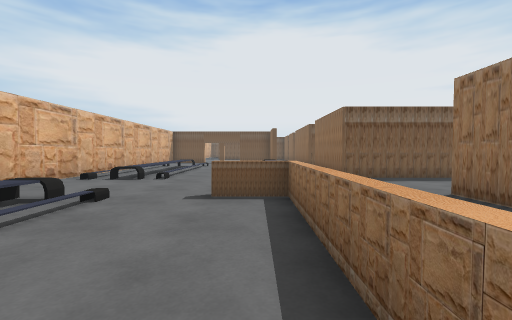
[1] (above)

24 first-person views from a walk through a scene from a Unity 3-D project. The camera is 1.2 m above the floor, tilts 2° down and sees 90° across. The floor is counted in squares, 1.53 m on a side. Each view is taken from the middle of a square. On the plan, view 1 faces up. The plan holds only what a view shows up to about 10 squares ahead; the rest is blank. The place goes on beyond the plan. The player character is not drawn. Some surface patterns are stand-ins.

[2]
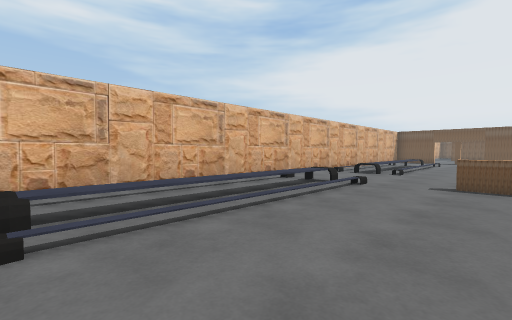

[3]
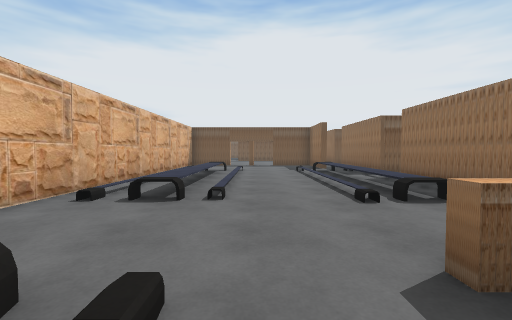

[4]
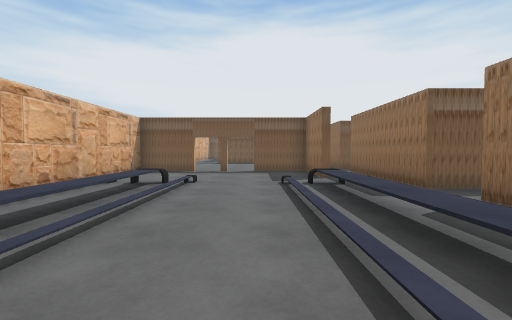

[5]
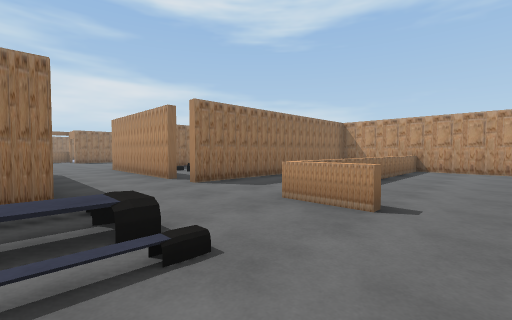

[6]
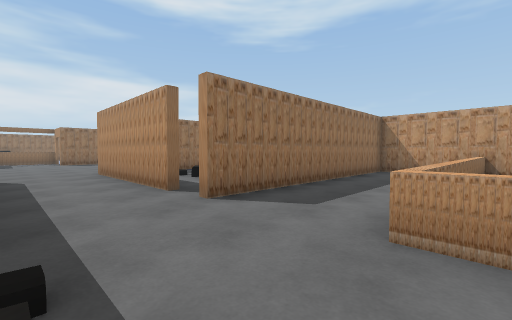

[7]
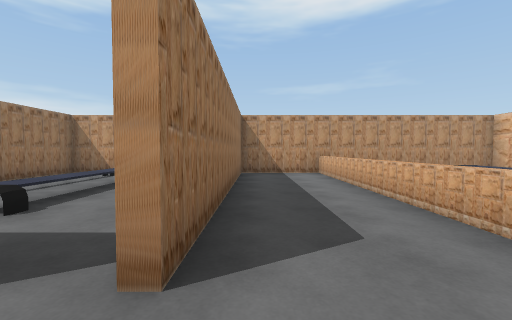

[8]
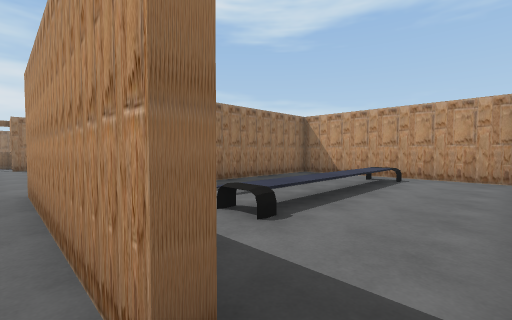

[9]
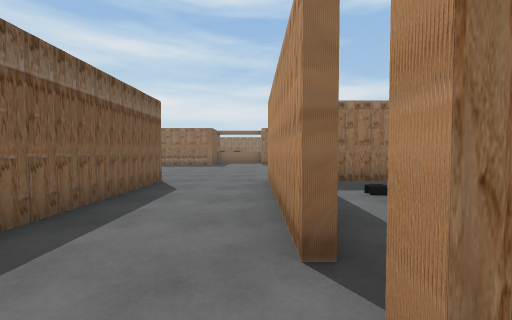

[10]
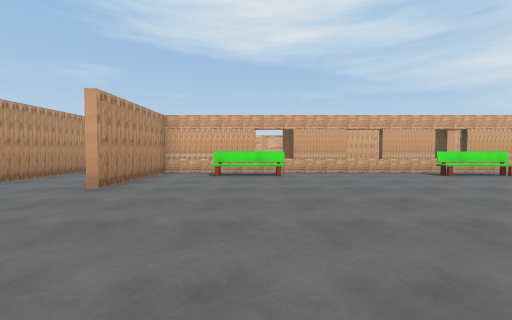

[11]
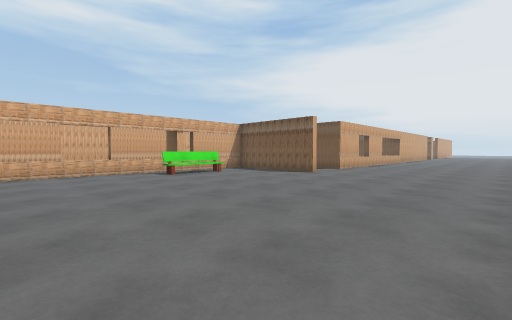

[12]
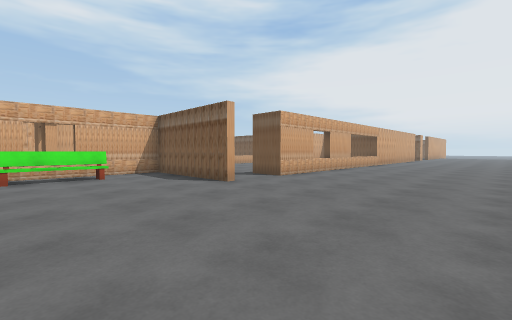

[13]
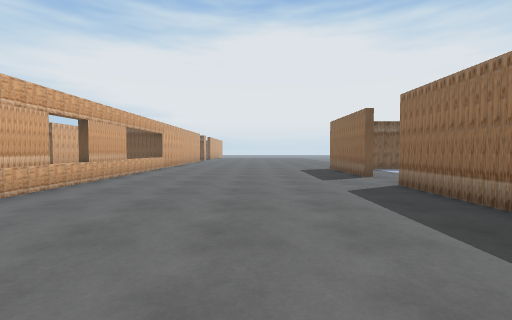

[14]
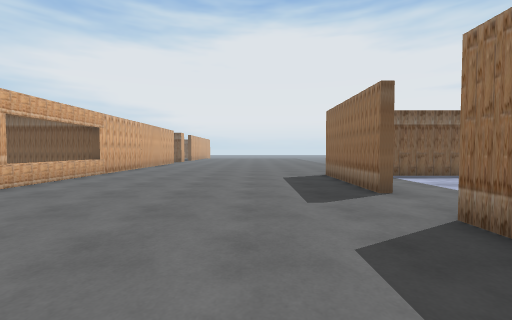

[15]
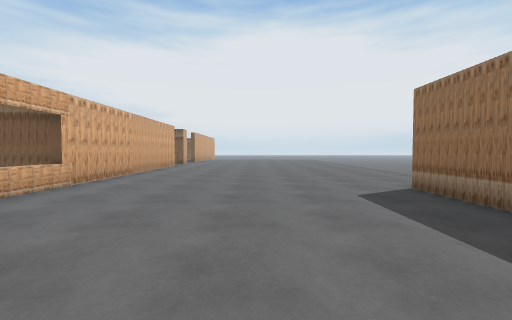

[16]
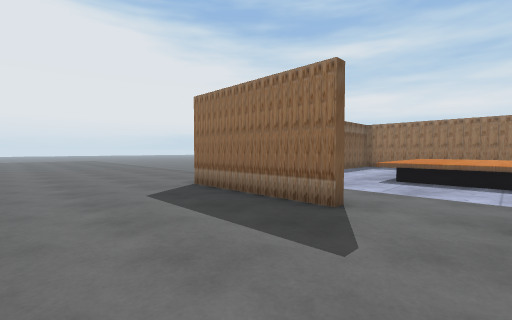

[17]
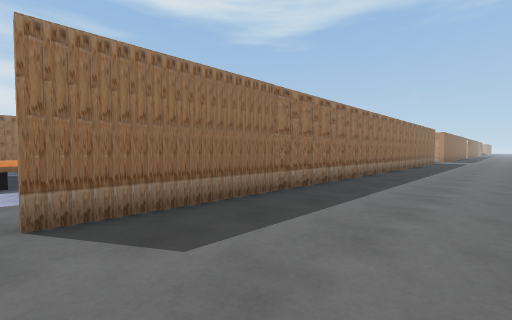

[18]
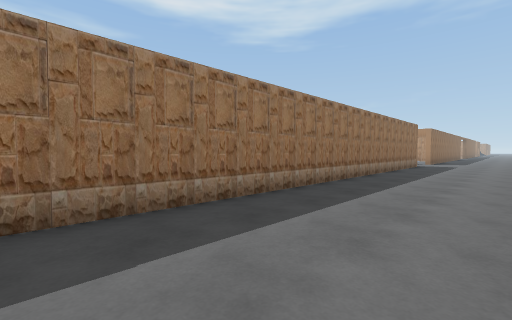

[19]
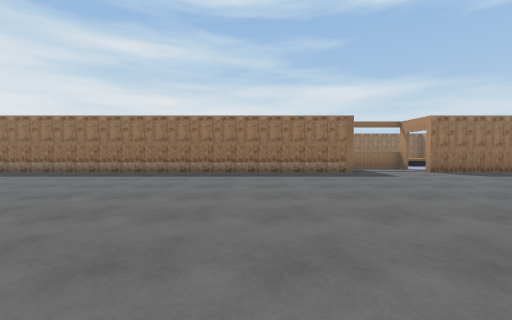

[20]
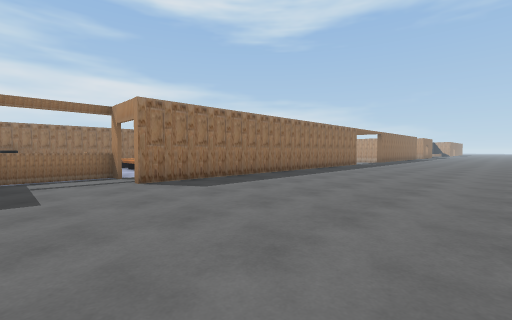

[21]
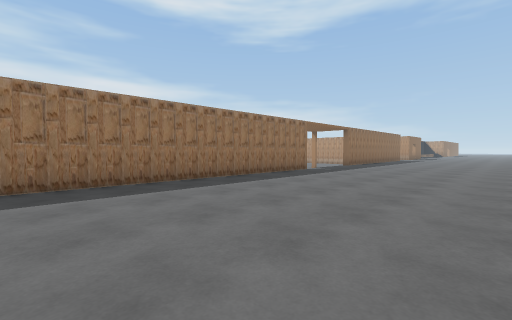

[22]
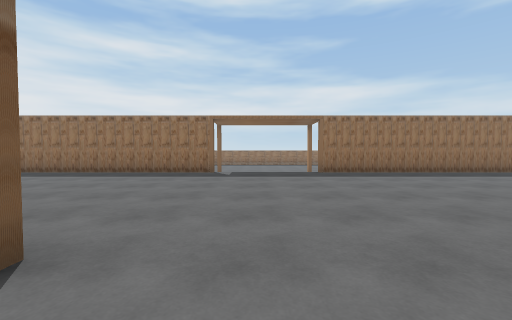

[23]
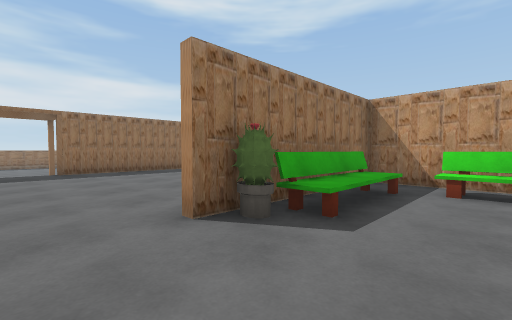

[24]
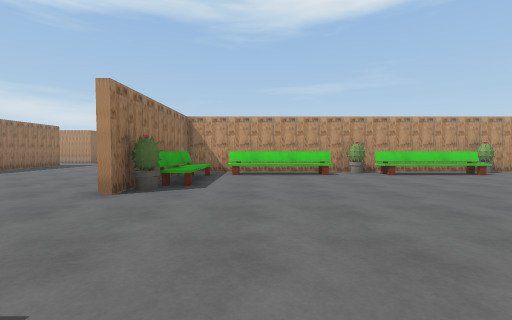

### Floor plan
Key: @ floor where view 1 was taken; # wall or solid block; x gap in a wall; . floor; / step, stairs or slope; = window, fence, low wall or low ledge; ^ raised ledge; B bench; F flower; O other object.
Columns run from 6 left of view 1 to 21 right of it. Each row starts with its distance up from view 1.
 33                 #........
 32              ####........
 31                 =......#####
 30                 =......# ...
 29                 =......#....
 28                 #......#...^
 27                 #..........^
 26                 =..........^
 25                 #......#
 24                 #......#
 23                ##......#
 22                ........##
 21             ####........#
 20             #...........#
 19          #  #B..........#
 18          ####B..........#
 17 ###..x##    #B..........#
 16 #......# #  #...........#
 15 #......# #  =...........#
 14 #....... #  #...........#
 13 #///..///#  #...........#
 12 #./...///####B..........#
 11 #./...///x  #B.........#
 10 #./...///#  #B.........#
  9 #./...///#  #..........#
  8 #./...///####..........#
  7 #/O/..///#  ####.......##=
  6 #........................=
  5 #........................=
  4 #/O/.===..#x#####......#
  3 #//....=..#.....#......#
  2 #//....=..#.....#......#
  1 #//....=..#.....#......#
  0 #//...@=..#.....#......#
 -1 #//....=..#.....#......#
 -2 #/O/...=..#.....#......#
 -3 #################......#
 -4                  ......#
 -5                  ......#
 -6                  ......#
 -7              .  #......#
 -8             ............
 -9            .............
-10           ..............
-11          ...............
-12         .......F#......#
-13        ........B#......#
-14       .........B#......#
-15      .BBB......B# .....#
-16     .FBBBF.BBBB.#  ....#
-17    ##############   ...#
-18                        #

Positions as (right, up) in squares from view 1, and headings:
1: (0, 0), facing up
2: (0, -2), facing up-left
3: (-2, 3), facing up
4: (-1, 7), facing up
5: (-2, 8), facing down-right
6: (0, 7), facing down-right
7: (3, 6), facing down
8: (4, 5), facing down-right
9: (3, 5), facing right
10: (15, 11), facing left
11: (15, 13), facing up-left
12: (15, 17), facing up-left
13: (14, 20), facing up
14: (15, 23), facing up
15: (14, 26), facing up
16: (14, 26), facing up-right
17: (14, 26), facing down-right
18: (14, 22), facing down-right
19: (8, 11), facing right
20: (11, 7), facing down-right
21: (11, 2), facing down-right
22: (8, -9), facing right
23: (7, -10), facing down-right
24: (7, -7), facing down
